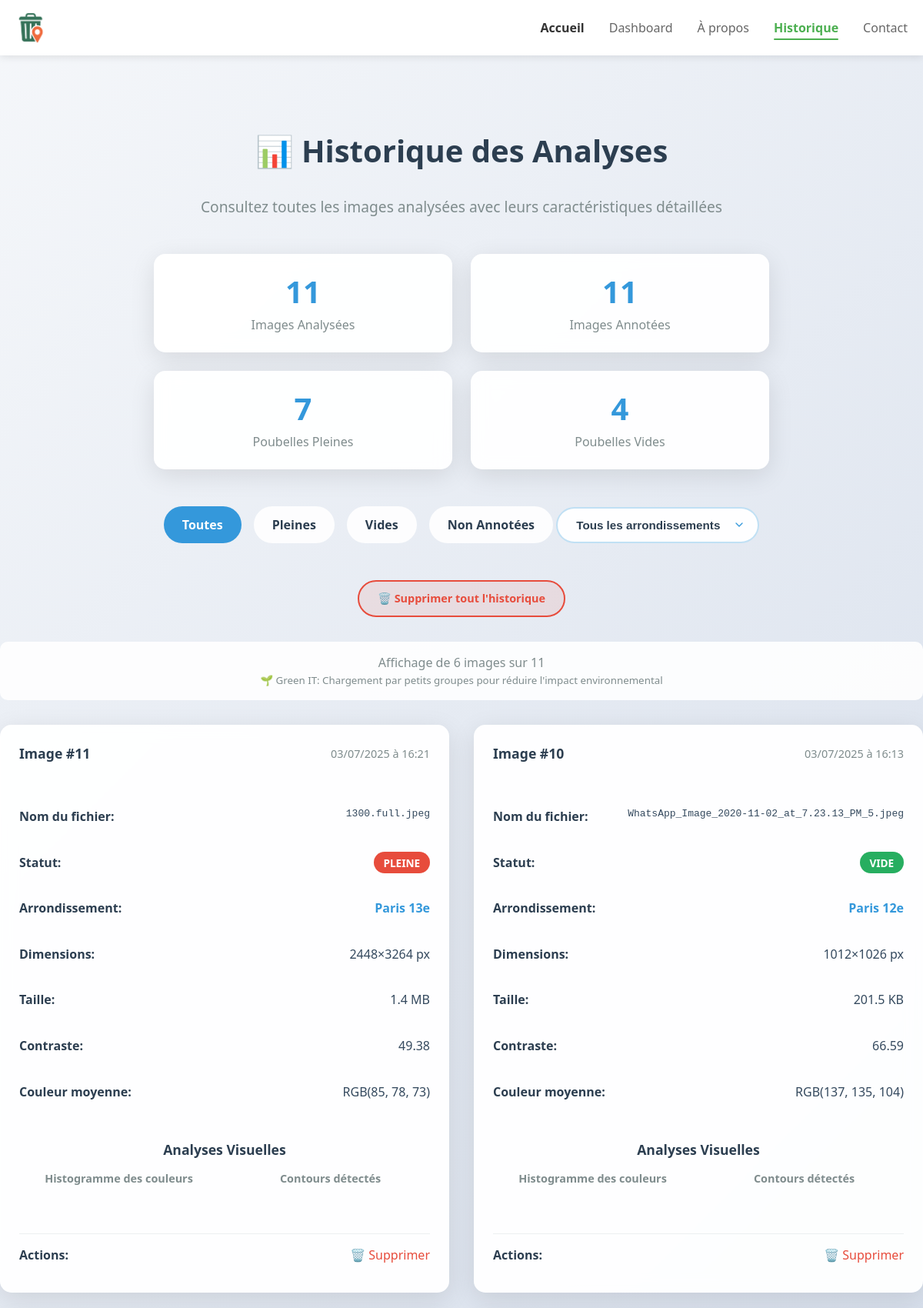
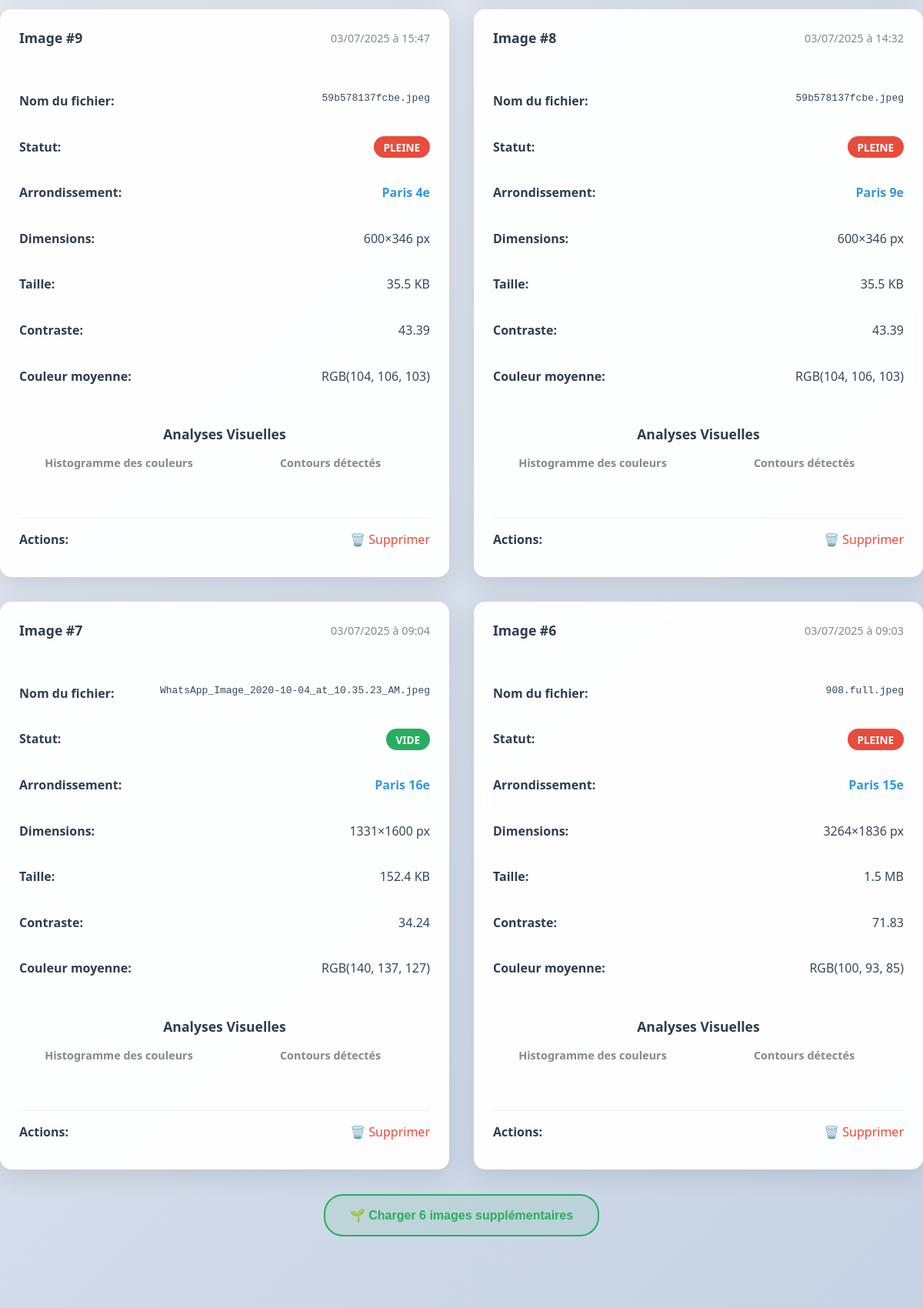
Page /historique (upper part) on the committed database (2 pictures, top to bottom).
### tables this page shows
CREATE TABLE images (
                id INTEGER PRIMARY KEY AUTOINCREMENT,
                filepath TEXT,
                upload_date TEXT,
                annotation TEXT,
                filesize INTEGER,
                width INTEGER,
                height INTEGER,
                avg_color_r INTEGER,
                avg_color_g INTEGER,
                avg_color_b INTEGER,
                contrast REAL
            , histogram_data TEXT, histogram_image TEXT, edge_image TEXT, exif_date_taken TEXT, exif_latitude REAL, exif_longitude REAL);

### app.py (the view)
@app.route('/historique')
def historique():
    filter_type = request.args.get('filter')
    arrondissement_filter = request.args.get('arrondissement')
    page = int(request.args.get('page', 1))
    per_page = 6  # Nombre d'images par page (Green IT - 2x3 grille)
    def get_filtered_images(start_offset, batch_size, max_attempts=10):
        images = []
        current_offset = start_offset
        attempts = 0
        while len(images) < per_page and attempts < max_attempts:
            with sqlite3.connect('database.db') as conn:
                cursor = conn.cursor()
                base_query = "SELECT * FROM images"
                where_clauses = []
                if filter_type == 'pleine':
                    where_clauses.append('annotation = "pleine"')
                elif filter_type == 'vide':
                    where_clauses.append('annotation = "vide"')
                elif filter_type == 'non_annotees':
                    where_clauses.append('(annotation IS NULL OR annotation = "")')
                where_clause = ' WHERE ' + ' AND '.join(where_clauses) if where_clauses else ''
                paginated_query = base_query + where_clause + f' ORDER BY upload_date DESC LIMIT {batch_size} OFFSET {current_offset}'
                cursor.execute(paginated_query)
                columns = [description[0] for description in cursor.description]
                batch_images = [dict(zip(columns, row)) for row in cursor.fetchall()]
                if not batch_images:
                    break
                for image in batch_images:
                    if image['exif_latitude'] is not None and image['exif_longitude'] is not None:
                        latitude, longitude = image['exif_latitude'], image['exif_longitude']
                    else:
                        latitude, longitude = generate_random_paris_coordinates_safe(image['id'])
                    image['arrondissement'] = get_paris_district_from_coordinates(latitude, longitude)
                    if not arrondissement_filter or image['arrondissement'] == arrondissement_filter:
                        images.append(image)
                        if len(images) >= per_page:
                            break
                current_offset += batch_size
                attempts += 1
        return images[:per_page], current_offset
    start_offset = (page - 1) * per_page
    batch_size = per_page * 4 if arrondissement_filter else per_page
    images, final_offset = get_filtered_images(start_offset, batch_size)
    with sqlite3.connect('database.db') as conn:
        cursor = conn.cursor()
        count_query = "SELECT COUNT(*) FROM images"
        where_clauses = []
        if filter_type == 'pleine':
            where_clauses.append('annotation = "pleine"')
        elif filter_type == 'vide':
            where_clauses.append('annotation = "vide"')
        elif filter_type == 'non_annotees':
            where_clauses.append('(annotation IS NULL OR annotation = "")')
        where_clause = ' WHERE ' + ' AND '.join(where_clauses) if where_clauses else ''
        cursor.execute(count_query + where_clause)
        total_filtered_images = cursor.fetchone()[0]
        if arrondissement_filter:
            total_filtered_images = max(1, total_filtered_images // 20)
        cursor.execute('SELECT COUNT(*) FROM images')
        total_images = cursor.fetchone()[0]
        cursor.execute('SELECT COUNT(*) FROM images WHERE annotation IS NOT NULL AND annotation != ""')
        annotated_images = cursor.fetchone()[0]
        cursor.execute('SELECT COUNT(*) FROM images WHERE annotation = "pleine"')
        images_pleine = cursor.fetchone()[0]
        cursor.execute('SELECT COUNT(*) FROM images WHERE annotation = "vide"')
        images_vide = cursor.fetchone()[0]
        cursor.execute('SELECT id, exif_latitude, exif_longitude FROM images ORDER BY id')
        all_image_data = cursor.fetchall()
        arrondissements = set()
        for img_id, exif_lat, exif_lng in all_image_data:
            if exif_lat is not None and exif_lng is not None:
                latitude, longitude = exif_lat, exif_lng
            else:
                latitude, longitude = generate_random_paris_coordinates_safe(img_id)
            arr = get_paris_district_from_coordinates(latitude, longitude)
            arrondissements.add(arr)
        arrondissements = sorted(list(arrondissements))
        for image in images:
            image = extract_exif_coordinates_and_arrondissement(image)
            if image['upload_date']:
                try:
                    date_obj = datetime.strptime(image['upload_date'], '%Y-%m-%d %H:%M:%S')
                    image['upload_date'] = date_obj.strftime('%d/%m/%Y à %H:%M')
                except:
                    pass
            if image['filesize']:
                size_kb = image['filesize'] / 1024
                if size_kb < 1024:
                    image['filesize'] = f"{size_kb:.1f} KB"
                else:
                    size_mb = size_kb / 1024
                    image['filesize'] = f"{size_mb:.1f} MB"
    has_next = len(images) == per_page and final_offset < total_filtered_images * 2  # Facteur de sécurité
    next_page = page + 1 if has_next else None
    return render_template('historique.html',
                         images=images,
                         total_images=total_images,
                         annotated_images=annotated_images,
                         images_pleine=images_pleine,
                         images_vide=images_vide,
                         filter_type=filter_type,
                         arrondissement_filter=arrondissement_filter,
                         arrondissements=arrondissements,
                         current_page=page,
                         has_next=has_next,
                         next_page=next_page,
                         total_filtered_images=total_filtered_images,
                         images_shown=len(images),
                         per_page=per_page)

### templates/historique.html (shortened to what this page needs)
<!DOCTYPE html>
<html lang="fr">
<head>
    <link rel="stylesheet" href="{{ url_for('static', filename='styles.css') }}">
</head>
<body>
    <header class="header">
        <div class="container">
            <div class="logo">
                <img src="{{ url_for('static', filename='images/Logo_TrashTrack.png') }}" alt="TrashTrack" class="logo-img">
            </div>
            <nav class="nav">
                <a href="{{ url_for('home') }}" class="nav-link">Accueil</a>
                <a href="/dashboard.html" class="nav-link">Dashboard</a>
                <a href="/apropos.html" class="nav-link">À propos</a>
                <a href="{{ url_for('historique') }}" class="nav-link active">Historique</a>
                <a href="/contact.html" class="nav-link">Contact</a>
            </nav>
        </div>
    </header>
    <main class="main">
        <div class="container resources-container">
            <h1 class="page-title">📊 Historique des Analyses</h1>
            <p class="subtitle">Consultez toutes les images analysées avec leurs caractéristiques détaillées</p>
            <div class="stats-section">
                <div class="stat-card">
                    <span class="stat-number">{{ total_images }}</span>
                    <div class="stat-label">Images Analysées</div>
                </div>
                <div class="stat-card">
                    <span class="stat-number">{{ annotated_images }}</span>
                    <div class="stat-label">Images Annotées</div>
                </div>
                <div class="stat-card">
                    <span class="stat-number">{{ images_pleine }}</span>
                    <div class="stat-label">Poubelles Pleines</div>
                </div>
                <div class="stat-card">
                    <span class="stat-number">{{ images_vide }}</span>
                    <div class="stat-label">Poubelles Vides</div>
                </div>
            </div>
            <div class="filter-section">
                <div class="filter-buttons">
                    <a href="{{ url_for('historique', arrondissement=arrondissement_filter) if arrondissement_filter else url_for('historique') }}"
                       class="filter-btn {{ 'active' if not filter_type else '' }}">Toutes</a>
                    <a href="{{ url_for('historique', filter='pleine', arrondissement=arrondissement_filter) if arrondissement_filter else url_for('historique', filter='pleine') }}"
                       class="filter-btn {{ 'active' if filter_type == 'pleine' else '' }}">Pleines</a>
                    <a href="{{ url_for('historique', filter='vide', arrondissement=arrondissement_filter) if arrondissement_filter else url_for('historique', filter='vide') }}"
                       class="filter-btn {{ 'active' if filter_type == 'vide' else '' }}">Vides</a>
                    <a href="{{ url_for('historique', filter='non_annotees', arrondissement=arrondissement_filter) if arrondissement_filter else url_for('historique', filter='non_annotees') }}"
                       class="filter-btn {{ 'active' if filter_type == 'non_annotees' else '' }}">Non Annotées</a>
                </div>
                <div class="arrondissement-filter">
                    <select class="arrondissement-select" id="arrondissementSelect" onchange="filterByArrondissement()">
                        <option value="">Tous les arrondissements</option>
                    </select>
                </div>
                {% if total_images > 0 %}
                <div style="margin-top: 1.5rem; text-align: center;">
                    <a href="{{ url_for('clear_history') }}"
                       class="clear-history-btn"
                       onclick="return confirm('⚠️ ATTENTION ⚠️\n\nCette action va supprimer DÉFINITIVEMENT :\n• Toutes les images uploadées\n• Tous les histogrammes générés\n• Tous les fichiers de contours\n• Toutes les données de la base\n\nCette action est IRRÉVERSIBLE !\n\nÊtes-vous absolument sûr de vouloir continuer ?')">
                        🗑️ Supprimer tout l'historique
                    </a>
                </div>
                {% endif %}
            </div>
            {% if images %}
            <div class="pagination-info" style="text-align: center; margin-bottom: 1rem; color: #7f8c8d;">
                <p>Affichage de {{ images_shown }} images sur {{ total_filtered_images }}
                {% if filter_type %}(filtrées){% endif %}</p>
                <small>🌱 Green IT: Chargement par petits groupes pour réduire l'impact environnemental</small>
            </div>
            <div class="images-grid" id="images-container">
                {% for image in images %}
                <div class="image-card">
                    <div class="image-header">
                        <span class="image-id">Image #{{ image['id'] }}</span>
                        <span class="image-date">{{ image['upload_date'] }}</span>
                    </div>
                    <div class="image-details">
                        <div class="detail-row">
                            <span class="detail-label">Nom du fichier:</span>
                            <span class="detail-value" style="font-family: monospace; word-break: break-all;">{{ image['filepath'].split('/')[-1] }}</span>
                        </div>
                        <div class="detail-row">
                            <span class="detail-label">Statut:</span>
                            <span class="detail-value">
                                <span class="status-annotation status-{{ image['annotation'] or 'non' }}">
                                    {{ image['annotation'] or "Non Annoté" }}
                                </span>
                            </span>
                        </div>
                        <div class="detail-row">
                            <span class="detail-label">Arrondissement:</span>
                            <span class="detail-value" style="font-weight: 600; color: #3498db;">{{ image['arrondissement'] }}</span>
                        </div>
                        <div class="detail-row">
                            <span class="detail-label">Dimensions:</span>
                            <span class="detail-value">{{ image['width'] }}×{{ image['height'] }} px</span>
                        </div>
                        <div class="detail-row">
                            <span class="detail-label">Taille:</span>
                            <span class="detail-value">{{ image['filesize'] }}</span>
                        </div>
                        <div class="detail-row">
                            <span class="detail-label">Contraste:</span>
                            <span class="detail-value">{{ "%.2f"|format(image['contrast']) }}</span>
                        </div>
                        <div class="detail-row">
                            <span class="detail-label">Couleur moyenne:</span>
                            <span class="detail-value">RGB({{ image['avg_color_r'] }}, {{ image['avg_color_g'] }}, {{ image['avg_color_b'] }})</span>
                        </div>
                    </div>
                    <div class="analysis-section">
                        <h3 class="analysis-title">Analyses Visuelles</h3>
                        <div class="analysis-images">
                            <div class="analysis-item">
                                <h4>Histogramme des couleurs</h4>
                            </div>
                            <div class="analysis-item">
                                <h4>Contours détectés</h4>
                            </div>
                        </div>
                    </div>
                    <div class="detail-row" style="margin-top: 1rem; padding-top: 1rem; border-top: 1px solid #ecf0f1;">
                        <span class="detail-label">Actions:</span>
                        <span class="detail-value">
                            <a href="{{ url_for('delete_image', image_id=image['id']) }}"
                               onclick="return confirm('Supprimer cette image ?')"
                               style="color: #e74c3c; text-decoration: none;">🗑️ Supprimer</a>
                        </span>
                    </div>
                </div>
                {% endfor %}
            </div>
            {% if has_next %}
            <div class="load-more-section" style="text-align: center; margin-top: 2rem;">
                <button id="load-more-btn" class="load-more-btn"
                        data-next-page="{{ next_page }}"
                        data-filter="{{ filter_type or '' }}"
                        data-arrondissement="{{ arrondissement_filter or '' }}">
                    🌱 Charger 6 images supplémentaires
                </button>
            </div>
            {% endif %}
            {% else %}
            <div class="no-images">
                <p>Aucune image trouvée pour les critères sélectionnés.</p>
                <p><a href="{{ url_for('home') }}" style="color: #3498db; text-decoration: none;">Commencez par uploader votre première image →</a></p>
            </div>
            {% endif %}
        </div>
    </main>
</body>
</html>

### rows in the picture
images: id "11", upload_date "03/07/2025 à 16:21", filepath "1300.full.jpeg", annotation "PLEINE", arrondissement "Paris 13e", width "2448", height "3264", filesize "1.4 MB", contrast "49.38", avg_color_r "85", avg_color_g "78", avg_color_b "73"
images: id "10", upload_date "03/07/2025 à 16:13", filepath "WhatsApp_Image_2020-11-02_at_7.23.13_PM_5.jpeg", annotation "VIDE", arrondissement "Paris 12e", width "1012", height "1026", filesize "201.5 KB", contrast "66.59", avg_color_r "137", avg_color_g "135", avg_color_b "104"
images: id "9", upload_date "03/07/2025 à 15:47", filepath "59b578137fcbe.jpeg", annotation "PLEINE", arrondissement "Paris 4e", width "600", height "346", filesize "35.5 KB", contrast "43.39", avg_color_r "104", avg_color_g "106", avg_color_b "103"
images: id "8", upload_date "03/07/2025 à 14:32", filepath "59b578137fcbe.jpeg", annotation "PLEINE", arrondissement "Paris 9e", width "600", height "346", filesize "35.5 KB", contrast "43.39", avg_color_r "104", avg_color_g "106", avg_color_b "103"
images: id "7", upload_date "03/07/2025 à 09:04", filepath "WhatsApp_Image_2020-10-04_at_10.35.23_AM.jpeg", annotation "VIDE", arrondissement "Paris 16e", width "1331", height "1600", filesize "152.4 KB", contrast "34.24", avg_color_r "140", avg_color_g "137", avg_color_b "127"
images: id "6", upload_date "03/07/2025 à 09:03", filepath "908.full.jpeg", annotation "PLEINE", arrondissement "Paris 15e", width "3264", height "1836", filesize "1.5 MB", contrast "71.83", avg_color_r "100", avg_color_g "93", avg_color_b "85"

### other values in the picture
{{ total_images }} "11"
{{ annotated_images }} "11"
{{ images_pleine }} "7"
{{ images_vide }} "4"
{{ images_shown }} "6"
{{ total_filtered_images }} "11"
